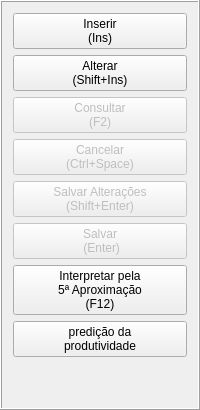
                        <widget class="QFrame" name="frm_menu_analysis_register">
                         <property name="sizePolicy">
                          <sizepolicy hsizetype="Fixed" vsizetype="Preferred">
                           <horstretch>0</horstretch>
                           <verstretch>0</verstretch>
                          </sizepolicy>
                         </property>
                         <property name="maximumSize">
                          <size>
                           <width>16777215</width>
                           <height>16777215</height>
                          </size>
                         </property>
                         <property name="frameShape">
                          <enum>QFrame::Box</enum>
                         </property>
                         <property name="frameShadow">
                          <enum>QFrame::Raised</enum>
                         </property>
                         <layout class="QVBoxLayout" name="verticalLayout_16">
                          <item>
                           <widget class="QPushButton" name="btn_insert_analysis">
                            <property name="cursor">
                             <cursorShape>PointingHandCursor</cursorShape>
                            </property>
                            <property name="focusPolicy">
                             <enum>Qt::NoFocus</enum>
                            </property>
                            <property name="toolTip">
                             <string>&lt;html&gt;&lt;head/&gt;&lt;body&gt;&lt;p&gt;Pressione o botão ou tecla “Insert” para abrir a janela de cadastra do Produtor.&lt;/p&gt;&lt;/body&gt;&lt;/html&gt;</string>
                            </property>
                            <property name="text">
                             <string>Inserir
(Ins)</string>
                            </property>
                            <property name="icon">
                             <iconset resource="icones.qrc">
                              <normaloff>:/buttons/images/button/Insert.png</normaloff>:/buttons/images/button/Insert.png</iconset>
                            </property>
                            <property name="shortcut">
                             <string>Ins</string>
                            </property>
                           </widget>
                          </item>
                          <item>
                           <widget class="QPushButton" name="btn_update_analysis">
                            <property name="cursor">
                             <cursorShape>PointingHandCursor</cursorShape>
                            </property>
                            <property name="focusPolicy">
                             <enum>Qt::NoFocus</enum>
                            </property>
                            <property name="text">
                             <string>Alterar 
(Shift+Ins)</string>
                            </property>
                            <property name="icon">
                             <iconset resource="icones.qrc">
                              <normaloff>:/buttons/images/button/Update.png</normaloff>:/buttons/images/button/Update.png</iconset>
                            </property>
                            <property name="shortcut">
                             <string>Shift+Ins</string>
                            </property>
                           </widget>
                          </item>
                          <item>
                           <widget class="QPushButton" name="btn_consult_analysis">
                            <property name="enabled">
                             <bool>false</bool>
                            </property>
                            <property name="text">
                             <string>Consultar 
(F2)</string>
                            </property>
                            <property name="icon">
                             <iconset resource="icones.qrc">
                              <normaloff>:/buttons/images/button/search.png</normaloff>:/buttons/images/button/search.png</iconset>
                            </property>
                            <property name="shortcut">
                             <string>F2</string>
                            </property>
                           </widget>
                          </item>
                          <item>
                           <widget class="QPushButton" name="btn_cancelar_analysis">
                            <property name="enabled">
                             <bool>false</bool>
                            </property>
                            <property name="cursor">
                             <cursorShape>PointingHandCursor</cursorShape>
                            </property>
                            <property name="focusPolicy">
                             <enum>Qt::NoFocus</enum>
                            </property>
                            <property name="text">
                             <string>Cancelar
(Ctrl+Space)</string>
                            </property>
                            <property name="icon">
                             <iconset resource="icones.qrc">
                              <normaloff>:/buttons/images/button/Delete.png</normaloff>:/buttons/images/button/Delete.png</iconset>
                            </property>
                            <property name="shortcut">
                             <string>Ctrl+Space</string>
                            </property>
                           </widget>
                          </item>
                          <item>
                           <widget class="QPushButton" name="btn_save_change_analysis">
                            <property name="enabled">
                             <bool>false</bool>
                            </property>
                            <property name="cursor">
                             <cursorShape>PointingHandCursor</cursorShape>
                            </property>
                            <property name="focusPolicy">
                             <enum>Qt::NoFocus</enum>
                            </property>
                            <property name="text">
                             <string>Salvar Alterações 
(Shift+Enter)</string>
                            </property>
                            <property name="icon">
                             <iconset resource="icones.qrc">
                              <normaloff>:/buttons/images/button/Save-Update.png</normaloff>:/buttons/images/button/Save-Update.png</iconset>
                            </property>
                            <property name="shortcut">
                             <string>Shift+Return</string>
                            </property>
                           </widget>
                          </item>
                          <item>
                           <widget class="QPushButton" name="btn_save_analysis">
                            <property name="enabled">
                             <bool>false</bool>
                            </property>
                            <property name="cursor">
                             <cursorShape>PointingHandCursor</cursorShape>
                            </property>
                            <property name="focusPolicy">
                             <enum>Qt::NoFocus</enum>
                            </property>
                            <property name="text">
                             <string>Salvar
 (Enter)</string>
                            </property>
                            <property name="icon">
                             <iconset resource="icones.qrc">
                              <normaloff>:/buttons/images/button/Save-Insert.png</normaloff>:/buttons/images/button/Save-Insert.png</iconset>
                            </property>
                            <property name="shortcut">
                             <string>Return</string>
                            </property>
                           </widget>
                          </item>
                          <item>
                           <widget class="QPushButton" name="btn_Interpretation_analysis">
                            <property name="enabled">
                             <bool>true</bool>
                            </property>
                            <property name="text">
                             <string>Interpretar pela
5ª Aproximação
(F12)</string>
                            </property>
                            <property name="icon">
                             <iconset resource="icones.qrc">
                              <normaloff>:/buttons/images/button/Solo.png</normaloff>:/buttons/images/button/Solo.png</iconset>
                            </property>
                            <property name="shortcut">
                             <string>F12</string>
                            </property>
                           </widget>
                          </item>
                          <item>
                           <widget class="QPushButton" name="btn_productivity_prediction">
                            <property name="text">
                             <string>predição da
produtividade</string>
                            </property>
                            <property name="icon">
                             <iconset resource="icones.qrc">
                              <normaloff>:/buttons/images/button/AI.png</normaloff>:/buttons/images/button/AI.png</iconset>
                            </property>
                           </widget>
                          </item>
                          <item>
                           <spacer name="verticalSpacer_analysis">
                            <property name="orientation">
                             <enum>Qt::Vertical</enum>
                            </property>
                            <property name="sizeHint" stdset="0">
                             <size>
                              <width>20</width>
                              <height>40</height>
                             </size>
                            </property>
                           </spacer>
                          </item>
                         </layout>
                        </widget>
